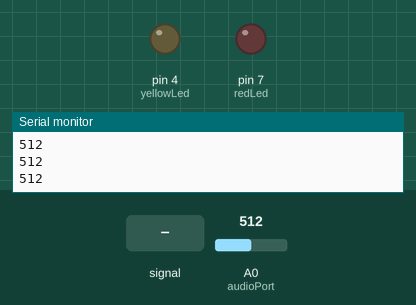
A sketch run on a simulated Arduino Uno, built with avr-gcc and run on an emulated ATmega328P. Shown: output pins drawn as LEDs (lit = HIGH), the last lines printed to the serial monitor. The inputs (shaded band) are chosen by the test bench; at power-on: A0 (audioPort) = 512.

Above: at 1.2 s.
1.3 s: A0 (audioPort) fed a 200 Hz sine of ±255 counts around its level
4.3 s: A0 (audioPort) set to 910
At 5.1 s:
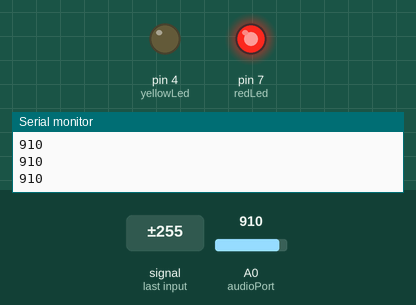
5.8 s: A0 (audioPort) set to 892
At 6.7 s:
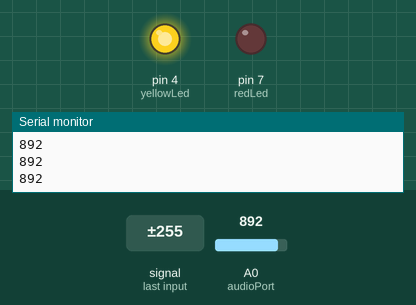
7.3 s: A0 (audioPort) fed a 200 Hz sine of ±81 counts around its level
10.3 s: A0 (audioPort) set to 900
At 11.4 s:
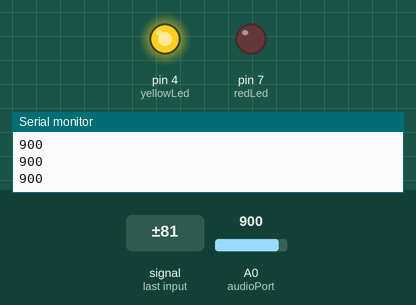
Timing chart, 0 to 12.8 s (numbered marks = the images above; inputs shaded):
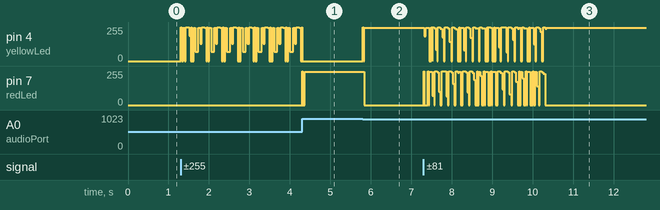

The sketch:

mic_test.ino
```cpp
int val;

int audioPort = 0;
int yellowLed = 4;
int redLed = 7;

int lowThreshold = 780;
int mediumThreshold = 600;
int highThreshold = 900;

void setup() {
  pinMode(yellowLed, OUTPUT);
  pinMode(redLed, OUTPUT);
  Serial.begin(9600);
}

void loop() {
  val = analogRead(audioPort);
  Serial.println(val, DEC);     // prints the value read
  if(val > highThreshold) {
    digitalWrite(yellowLed, LOW);
    digitalWrite(redLed, HIGH);
    delay(10);
    digitalWrite(redLed, LOW);
  }
  else if(val > mediumThreshold) {
    digitalWrite(redLed, LOW);
    digitalWrite(yellowLed, HIGH);
    delay(10);
    digitalWrite(yellowLed, LOW);
  }
}
```

Measured:
- the behaviour switches between 901 and 900 on A0 (audioPort) (found by bisection; images 1 and 2)
- after the input at 4.3 s, pin 4 (yellowLed): goes on until 4.3 s, then stays 0/255; pin 7 (redLed): 0/255 → 249/255 at once
- after the input at 5.8 s, pin 4 (yellowLed): 0/255 → 251/255 at once; pin 7 (redLed): 249/255 → 0/255 at once
- after the input at 10.3 s, pin 4 (yellowLed): goes on until 10.3 s, then stays 249/255; pin 7 (redLed): goes on until 10.3 s, then stays 0/255
